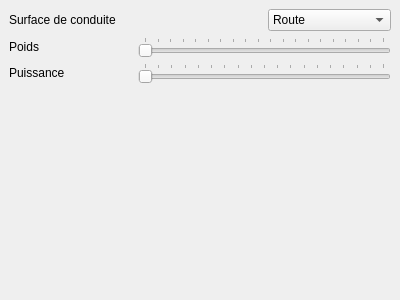
<?xml version="1.0" encoding="UTF-8"?>
<ui version="4.0">
 <class>DockWidget</class>
 <widget class="QDockWidget" name="DockWidget">
  <property name="geometry">
   <rect>
    <x>0</x>
    <y>0</y>
    <width>400</width>
    <height>300</height>
   </rect>
  </property>
  <property name="windowTitle">
   <string>DockWidget</string>
  </property>
  <widget class="QWidget" name="dockWidgetContents">
   <layout class="QGridLayout" name="gridLayout">
    <item row="1" column="0">
     <widget class="QLabel" name="label_2">
      <property name="text">
       <string>Poids</string>
      </property>
     </widget>
    </item>
    <item row="0" column="2">
     <widget class="QComboBox" name="SurfacecomboBox">
      <item>
       <property name="text">
        <string>Route</string>
       </property>
      </item>
      <item>
       <property name="text">
        <string>Glace</string>
       </property>
      </item>
      <item>
       <property name="text">
        <string>Boue</string>
       </property>
      </item>
     </widget>
    </item>
    <item row="0" column="0" colspan="2">
     <widget class="QLabel" name="label">
      <property name="text">
       <string>Surface de conduite</string>
      </property>
     </widget>
    </item>
    <item row="2" column="1" colspan="2">
     <widget class="QSlider" name="PuissancehorizontalSlider">
      <property name="minimum">
       <number>20</number>
      </property>
      <property name="maximum">
       <number>200</number>
      </property>
      <property name="orientation">
       <enum>Qt::Horizontal</enum>
      </property>
      <property name="tickPosition">
       <enum>QSlider::TicksAbove</enum>
      </property>
      <property name="tickInterval">
       <number>10</number>
      </property>
     </widget>
    </item>
    <item row="3" column="0">
     <spacer name="verticalSpacer">
      <property name="orientation">
       <enum>Qt::Vertical</enum>
      </property>
      <property name="sizeHint" stdset="0">
       <size>
        <width>20</width>
        <height>40</height>
       </size>
      </property>
     </spacer>
    </item>
    <item row="1" column="1" colspan="2">
     <widget class="QSlider" name="PoidshorizontalSlider">
      <property name="minimum">
       <number>1</number>
      </property>
      <property name="maximum">
       <number>20</number>
      </property>
      <property name="orientation">
       <enum>Qt::Horizontal</enum>
      </property>
      <property name="tickPosition">
       <enum>QSlider::TicksAbove</enum>
      </property>
      <property name="tickInterval">
       <number>1</number>
      </property>
     </widget>
    </item>
    <item row="2" column="0">
     <widget class="QLabel" name="label_3">
      <property name="text">
       <string>Puissance</string>
      </property>
     </widget>
    </item>
   </layout>
  </widget>
 </widget>
 <resources/>
 <connections/>
</ui>
